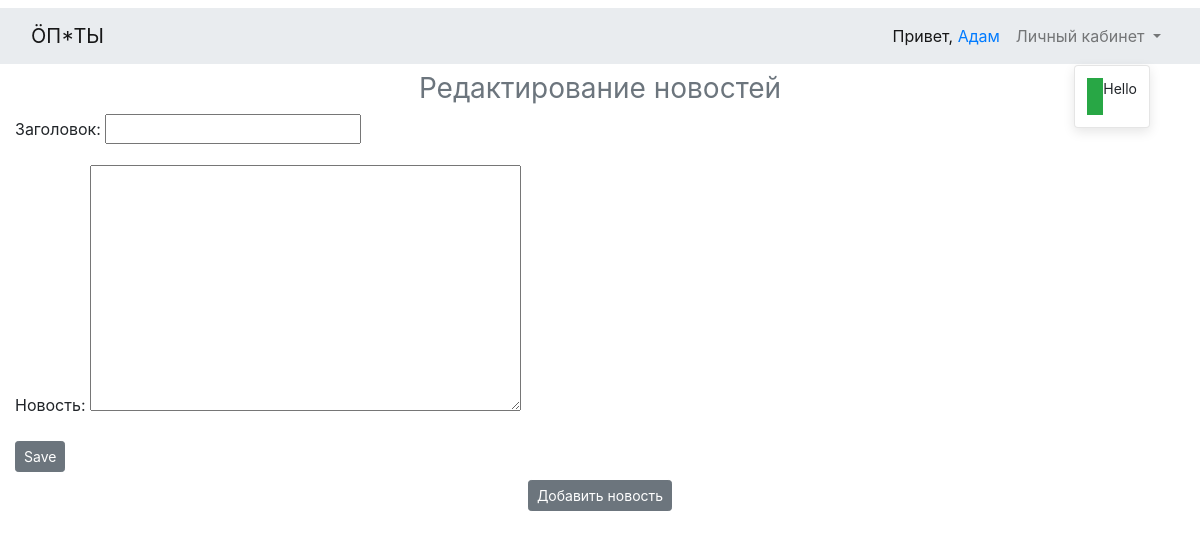
The page /edit_news/ (signed in) on the database as committed earlier.
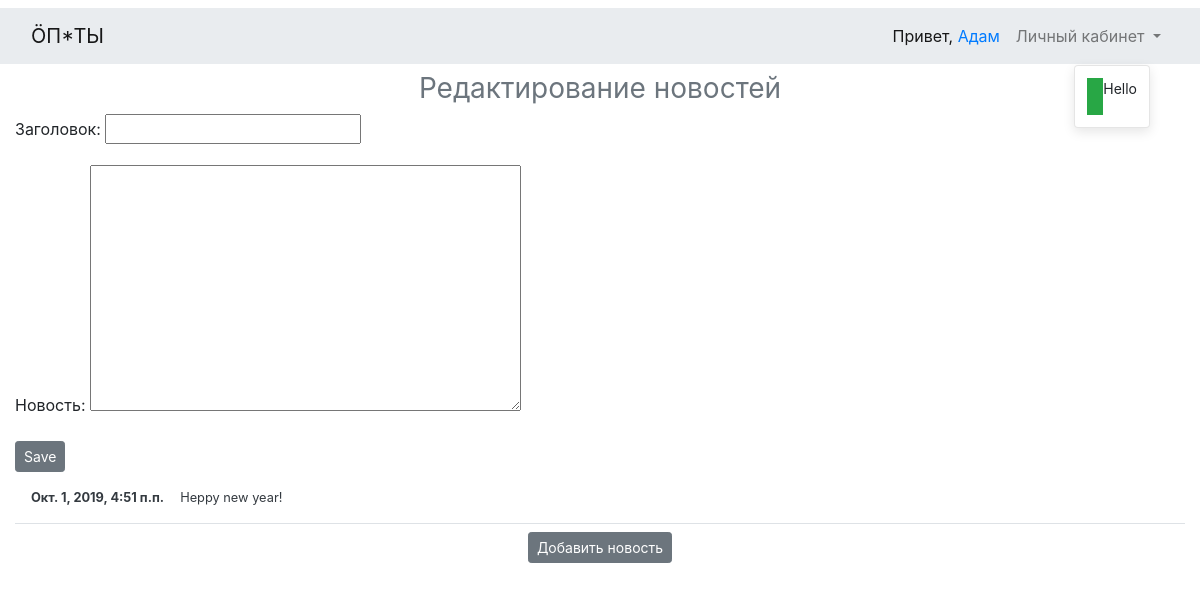
The same page on the database as committed later.
### main/models.py (models this page shows)
class News(models.Model):
    title = models.CharField(max_length=100)
    content = models.TextField(null=True, blank=True)
    published = models.DateTimeField(auto_now_add=True, db_index=True)

### main/views.py (the view, shortened to what this page needs)
# urls.py: path('edit_news/', main_views.EditNewsView.as_view(), name='edit_news'),
class EditNewsView(LoginRolesRequiredViewMixin, CommonContextViewMixin, FormView):
    template_name = 'main/edit_news.html'
    form_class = NewsForm
    def get_context_data(self, **kwargs):
        context = super().get_context_data(**kwargs)
        context['news'] = _models.News.objects.all()
        return context

### main/forms.py
class NewsForm(forms.Form):
    title = forms.CharField(label="Заголовок")
    content = forms.CharField(label="Новость", widget=forms.Textarea)
    class Meta:
        model = News
        fields = ('title', 'content')

### main/core/view_mixins.py (called while the page is built)
    def dispatch(self, request, *args, **kwargs):
        self.user = request.user
        if not self.user.is_authenticated:
            return self.handle_no_permission()
        if self.user.role not in self.allowed_roles and self.user.role != Roles.ADMINISTRATOR:
            return self.handle_no_permission()
        return super().dispatch(request, *args, **kwargs)

    def get_context_data(self, **kwargs):
        context = super().get_context_data(**kwargs)
        context['shop_title'] = SHOP_TITLE
        if self.user.is_authenticated:
            context['user_pk'] = self.user.pk
            context['email'] = self.user.email
            context['user_role'] = self.user.role
            context['roles'] = Roles
            context['user_is_authenticated'] = True
            context['user_first_name'] = self.user.first_name
            context['user_last_name'] = self.user.last_name
            context['MEDIA_URL'] = settings.MEDIA_URL
        return context

### main/templates/main/edit_news.html (shortened to what this page needs)
{% extends 'base.html' %}
{% block content %}
    <h3 class="font-weight-normal text-center text-muted" style="color: #6c757d">
        Редактирование новостей
    </h3>
    <div class="container">
              <form method="POST" id="submitForm">
              {{ form.as_p }}
                  <button type="submit" class="btn btn-secondary btn-sm">Save</button>
          </form>
    {% for n in news %}
          <div class="small lh-125 border-bottom border-gray">
              <a class="d-flex text-dark pt-3" href="#" data-toggle="modal" data-target="#ModalNews{{ forloop.counter }}">
                  <strong class="text-gray-dark mx-3">{{ n.published }}</strong>
                  <p>{{n.title }}</p></a>
          </div>
    {% endfor %}
        <div class="text-center mb-4">
                            <button class="btn btn-secondary btn-sm mt-2" href="#" data-toggle="modal" data-target="#ModalNew">Добавить новость</button>
                        </div>
            <div class="toast" data-delay="1500" data-autohide="false" role="alert" aria-live="assertive" aria-atomic="true">
                <div class="toast-body d-flex ">
                    <div class="bg-success p-2"></div><p>Hello</p>
                </div>
            </div>
    </div>
{% endblock content %}

Rows that differ between the two databases and show on the page:
added News: published "Окт. 1, 2019, 4:51 п.п.", title "Heppy new year!"
